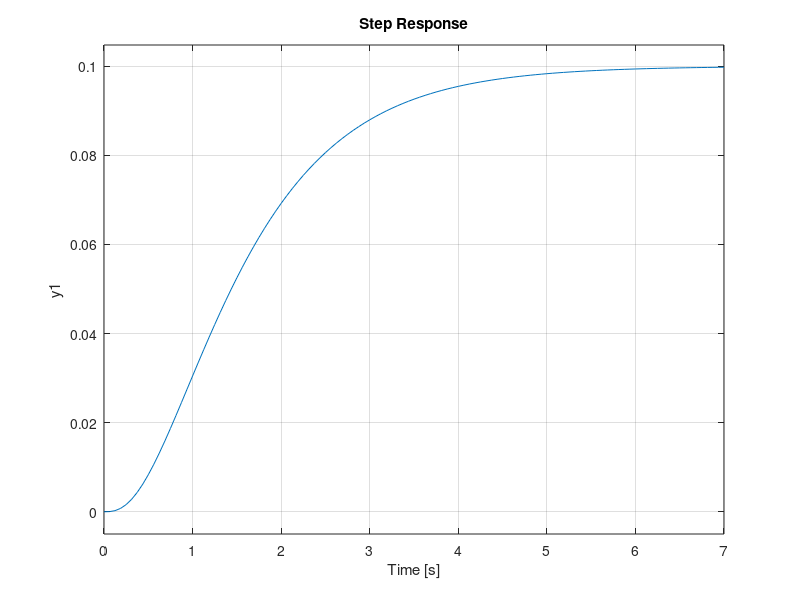

This chart was generated by the following MATLAB code: (Note: this script raises an error after producing the figure.)
% Khai báo hệ thống truyền
k = 1; % Đặt giá trị cho k
a0 = 1; 
a1 = 2; 
a2 = 3; 
a3 = 4; 

num = [k]; % Tử của hàm truyền
den = [a0 a1 a2 a3]; % Mẫu của hàm truyền
w = tf(num, den); % Tạo đối tượng hàm truyền

% Chuyển đổi hàm truyền thành mô hình trạng thái
ws = ss(w); % Chuyển đổi hàm truyền sang dạng mô hình trạng thái
A = ws.A; % Ma trận A
B = ws.B; % Ma trận B
C = ws.C; % Ma trận C
D = ws.D; % Ma trận D

% In ra mô hình trạng thái
disp('Mô hình trạng thái:');
disp(A);
disp(B);
disp(C);
disp(D);
% Kiểm tra tính điều khiển được
co = ctrb(A, B); % Tính ma trận điều khiển
rank_co = rank(co); % Tính hạng của ma trận điều khiển
disp(['Hạng ma trận điều khiển: ', num2str(rank_co)]);

% Kiểm tra tính quan sát được
ob = obsv(A, C); % Tính ma trận quan sát
rank_ob = rank(ob); % Tính hạng của ma trận quan sát
disp(['Hạng ma trận quan sát: ', num2str(rank_ob)]);
% Nhận xét tính ổn định
eigenvalues = eig(A); % Tính các giá trị riêng của A
disp('Giá trị riêng của A:');
disp(eigenvalues);

% Kiểm tra tính ổn định
if all(real(eigenvalues) < 0)
    disp('Hệ thống ổn định.');
else
    disp('Hệ thống không ổn định.');
end
% Thiết kế bộ điều khiển phản hồi trạng thái
p = [-2; -5; -k]; % Điểm cực cần gán
K = place(A, B, p); % Tính toán ma trận điều khiển K
disp('Ma trận điều khiển K:');
disp(K);
% Cập nhật ma trận trạng thái với bộ điều khiển
A_new = A - B * K; % Tính ma trận trạng thái mới

% Tìm hàm truyền của hệ thống kín
[num_closed, den_closed] = ss2tf(A_new, B, C, D); % Chuyển đổi về hàm truyền
w_new = tf(num_closed, den_closed); % Tạo đối tượng hàm truyền mới

disp('Hàm truyền của hệ thống kín:');
disp(w_new);

%Tìm đáp ứng bước nhảy
step(w_new)
info = stepinfo(w_new);
disp(info);
